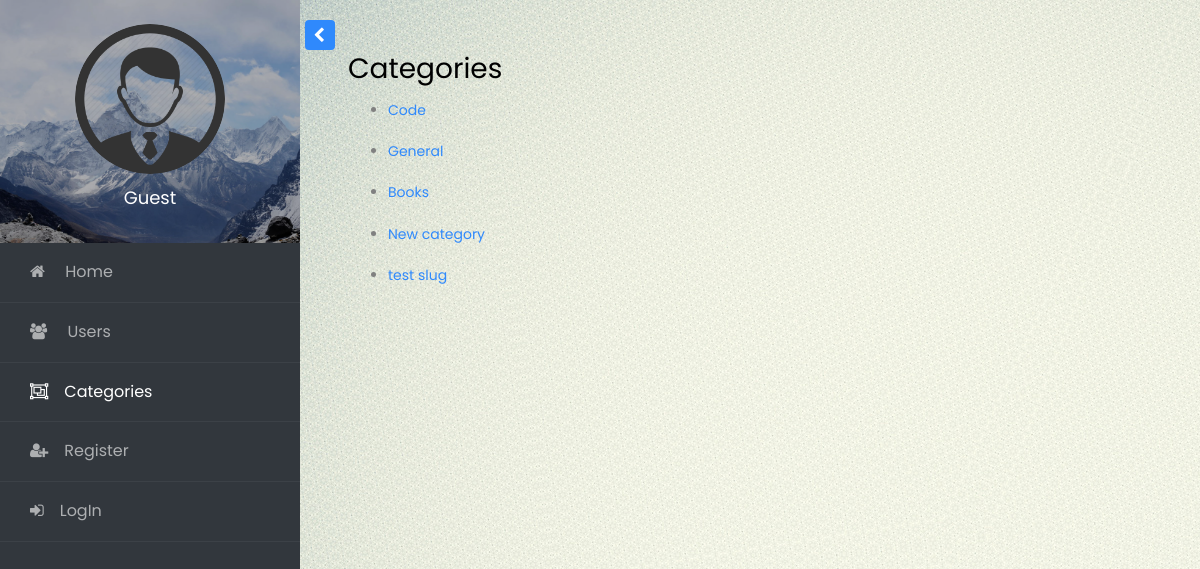
The page /blog/categories/ on the database as committed earlier.
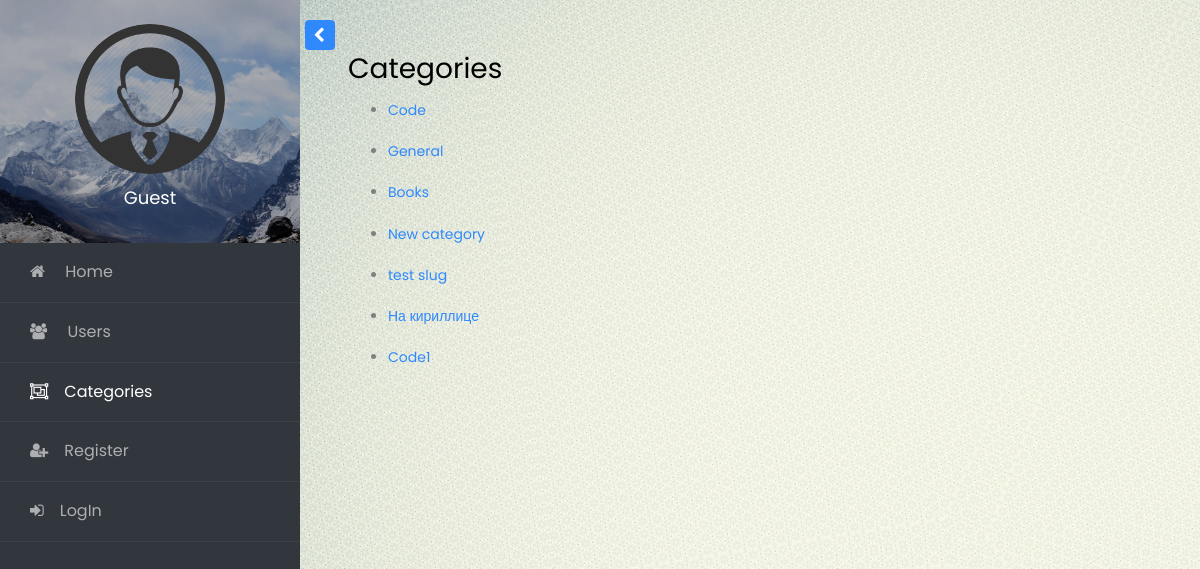
The same page on the database as committed later.
### blog/models.py (models this page shows, shortened)
class Category(models.Model):
    name = models.CharField(max_length=200,unique=True)
    slug = models.SlugField(max_length=250,unique=True)
    def __str__(self):
        return self.name

### blog/views.py (the view)
# urls.py: path('categories/', CategoriesListView.as_view(), name='categories_list'),
class CategoriesListView(ListView):
    model=Category
    template_name="blog/categories.html"
    def get_context_data(self,*args,**kwards):
        categories=Category.objects.all()
        context=super(CategoriesListView,self).get_context_data(*args,**kwards)
        context['categories']=categories
        context['nbar']='categories'
        return context

### blog/templates/blog/categories.html (shortened to what this page needs)
{%extends "main/wrapper.html" %}
{% block content %}
  <h3>Categories</h3>
  <ul>
  {% for category in categories %}
      <li><p><a href="{% url 'show_category' category.slug %}">{{ category }}</p></li>
  {% endfor %}
  </ul>
{% endblock %}

Rows that differ between the two databases and show on the page:
added Category: name "На кириллице"
added Category: name "Code1"
